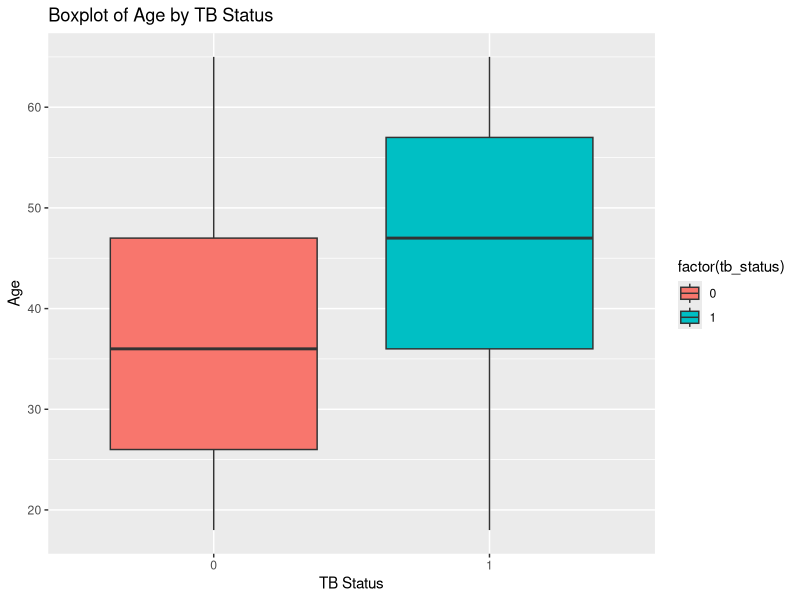
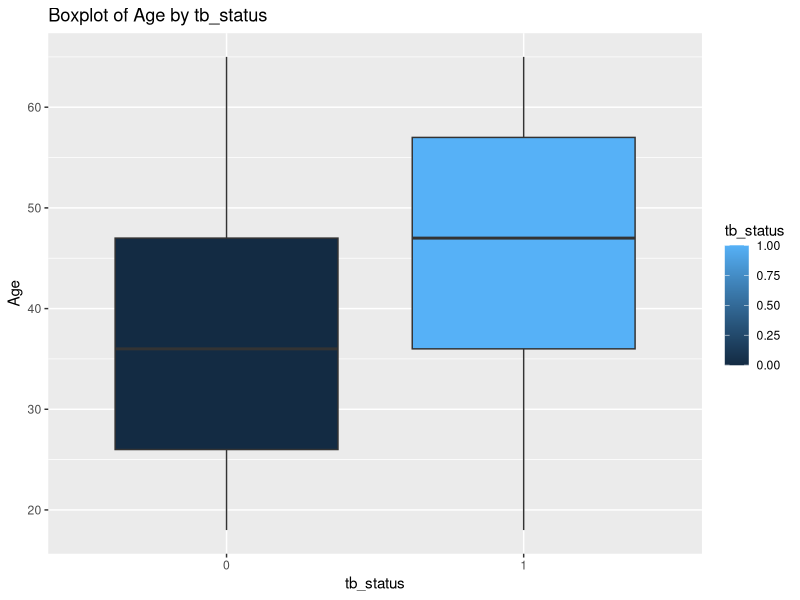
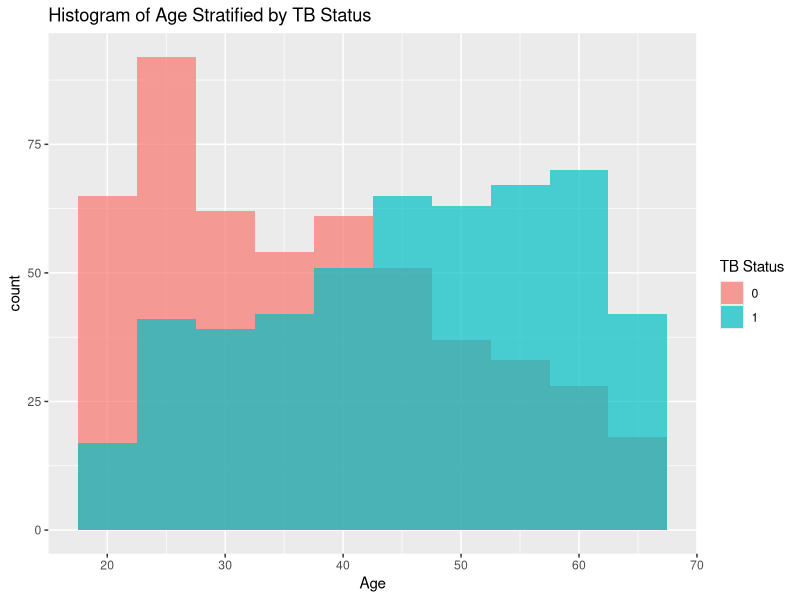
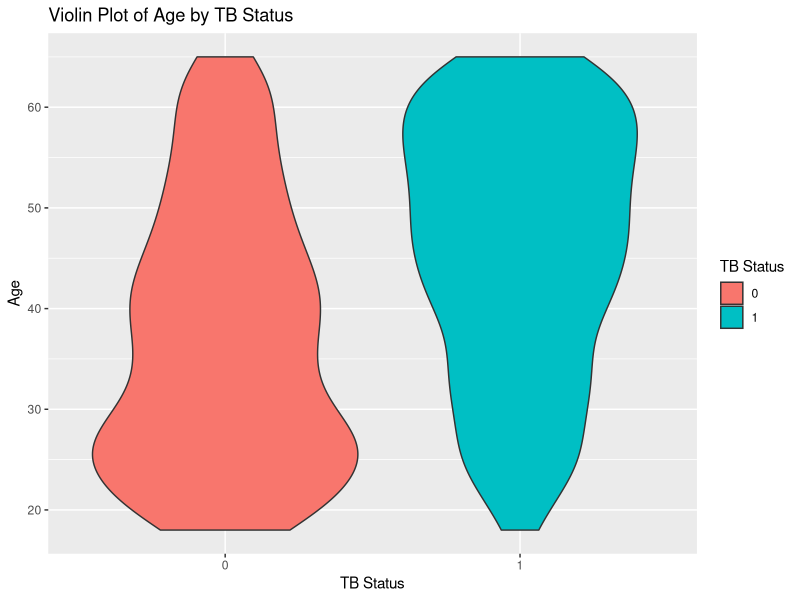
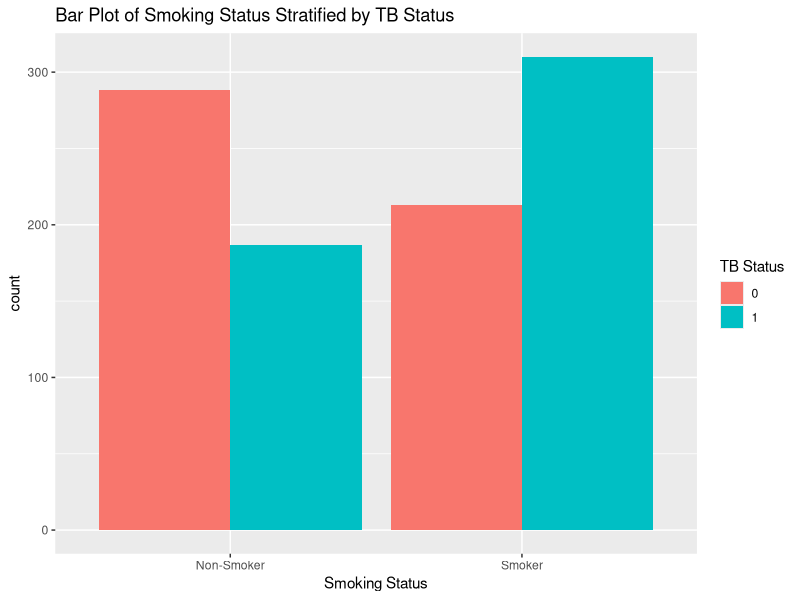

Source code (R) for these figures, in order:
## ---- chunk 1
# Install and load necessary packages
#install.packages("tidyverse")
library(tidyverse)

# Set a seed for reproducibility
set.seed(123)
## ---- chunk 2
# Populate the dataframe with synthetic data
n <- 998  # Number of observations

# creating and populating Variables
tb_data <- data.frame(
  age = sample(18:65, n, replace = TRUE),  # Sample ages from 18 to 65
  gender = sample(c("Male", "Female"), n, replace = TRUE),  # Randomly assign gender
  smoking_status = sample(c("Smoker", "Non-Smoker"), n, replace = TRUE),  # Randomly assign smoking status
  diabetes_status = sample(c("Diabetic", "Non-Diabetic"), n, replace = TRUE),  # Randomly assign diabetes status
  urban_rural_status = sample(c("Urban", "Rural"), n, replace = TRUE)  # Randomly assign urban/rural status
)

# Create associations between variables and TB status
tb_data$tb_status_prob <- plogis(0.05 * (tb_data$age - 65) +
                                   ifelse(tb_data$smoking_status == "Smoker", 1, 0) +
                                   ifelse(tb_data$diabetes_status == "Diabetic", 1, 0) +
                                   ifelse(tb_data$urban_rural_status == "Urban", 0.5, 0))  # Calculate the probability of having TB

# Generate TB status based on probability
tb_data$tb_status <- ifelse(runif(n) < tb_data$tb_status_prob, 1, 0)  # Assign 1 for TB case, 0 for not TB case

# Summary statistics
summary(tb_data)

## ---- chunk 3
# Boxplot of Age by TB Status
ggplot(tb_data, aes(x = factor(tb_status), y = age, fill = factor(tb_status))) +
  geom_boxplot() +
  labs(title = "Boxplot of Age by TB Status",
       x = "TB Status",
       y = "Age")

## ---- chunk 4
# Boxplot of Age by Smoking Status
ggplot(tb_data, aes(x = factor(tb_status), y = age, fill = tb_status)) +
  geom_boxplot() +
  labs(title = "Boxplot of Age by tb_status",
       x = "tb_status",
       y = "Age")
## ---- chunk 5
# Histogram of Age Stratified by TB Status
ggplot(tb_data, aes(x = age, fill = factor(tb_status))) +
  geom_histogram(binwidth = 5, alpha = 0.7, position = "identity") +
  labs(title = "Histogram of Age Stratified by TB Status",
       x = "Age",
       fill = "TB Status")
## ---- chunk 6
# Violin Plot of Age by TB Status
ggplot(tb_data, aes(x = factor(tb_status), y = age, fill = factor(tb_status))) +
  geom_violin() +
  labs(title = "Violin Plot of Age by TB Status",
       x = "TB Status",
       y = "Age",
       fill = "TB Status")
## ---- chunk 7
# Bar Plot of Smoking Status Stratified by TB Status
ggplot(tb_data, aes(x = smoking_status, fill = factor(tb_status))) +
  geom_bar(position = "dodge") +
  labs(title = "Bar Plot of Smoking Status Stratified by TB Status",
       x = "Smoking Status",
       fill = "TB Status")
## ---- chunk 8
# Creating a table stratified by TB status

# List to store cross-tabulation tables for each variable
cross_tab_list <- list()

# Cross-tabulation table for tb_status and gender
cross_tab_gender <- table(tb_data$tb_status, tb_data$gender)
cross_tab_list[["Gender"]] <- cross_tab_gender

# Cross-tabulation table for tb_status and smoking_status
cross_tab_smoking <- table(tb_data$tb_status, tb_data$smoking_status)
cross_tab_list[["Smoking Status"]] <- cross_tab_smoking

# Cross-tabulation table for tb_status and diabetes_status
cross_tab_diabetes <- table(tb_data$tb_status, tb_data$diabetes_status)
cross_tab_list[["Diabetes Status"]] <- cross_tab_diabetes

# Cross-tabulation table for tb_status and urban_rural_status
cross_tab_urban_rural <- table(tb_data$tb_status, tb_data$urban_rural_status)
cross_tab_list[["Urban/Rural Status"]] <- cross_tab_urban_rural

# Combine all cross-tabulation tables into one table using cbind
combined_cross_tab <- do.call(cbind, cross_tab_list)

# Print the combined table
cat("Combined Cross-tabulation Table for TB Status and Other Variables:\n")
print(combined_cross_tab)
## ---- chunk 9
# Fitting a logistic regression models 
model1 <- glm(tb_status ~ age, data = tb_data, family = "binomial")
summary(model1)
## ---- chunk 10
model2 <- glm(tb_status ~ age + gender,
                      data = tb_data, family = "binomial")
summary(model2)
## ---- chunk 11
model3 <- glm(tb_status ~ age + gender + smoking_status,
                      data = tb_data, family = "binomial")
summary(model3)
## ---- chunk 12
model4 <- glm(tb_status ~ age + gender + smoking_status + diabetes_status ,
                      data = tb_data, family = "binomial")
summary(model4)
## ---- chunk 13
model5 <- glm(tb_status ~ age + gender + smoking_status + diabetes_status + urban_rural_status,
                      data = tb_data, family = "binomial")
summary(model5)
